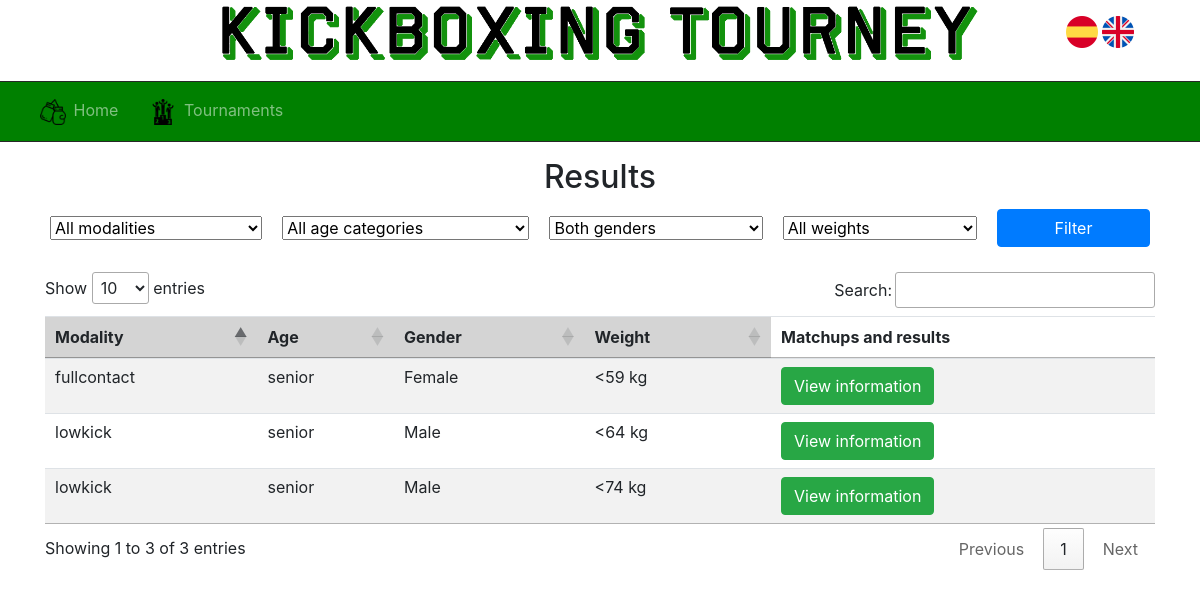
The page /ProyectoTFG/Invitado/listaCategoriasResultadosInvitados.php?idtorneo=52&idioma=in on the database its author committed.
### tables this page shows
CREATE TABLE `categorias` (
  `idCategoria` int(11) NOT NULL,
  `idtorneo` int(11) NOT NULL,
  `sexo` varchar(1) NOT NULL,
  `peso` int(3) NOT NULL,
  `edad` varchar(15) NOT NULL,
  `modalidad` varchar(30) NOT NULL,
  `estado` int(1) NOT NULL
);

### ProyectoTFG/Modelo/ModeloCategoria.php (called while the page is built, shortened)
<?php
include_once 'ModeloBD.php';
include_once '../Clases/Categoria.php';
class ModeloCategoria {
    private $modeloBD;
    public function __construct() {
        $this->modeloBD = new ModeloBD();
    }
    public function obtenerCategoriasPorTorneoConEnfrentamientos($idTorneo) {
        $sql = "SELECT DISTINCT c.* FROM categorias c INNER JOIN enfrentamiento r ON c.idtorneo = r.idtorneo AND c.sexo = r.sexo AND c.peso = r.peso AND c.edad = r.edad AND c.modalidad = r.modalidad WHERE c.idtorneo = '$idTorneo'";
        $this->modeloBD->open_connection();
        $listaCategorias = array();
        if ($this->modeloBD->get_results_from_query($sql)) {
            $rows = $this->modeloBD->get_rows();
            foreach ($rows as $row) {
                $listaCategorias[] = new Categoria(
                    $row['idCategoria'],
                    $row['idtorneo'],
                    $row['sexo'],
                    $row['peso'],
                    $row['edad'],
                    $row['modalidad'],
                    $row['estado']
                );
            }
        }
        return $listaCategorias;
    }
}

### ProyectoTFG/Modelo/ModeloBD.php (called while the page is built, shortened)
<?php
class ModeloBD {
    private static $db_host = 'localhost';
    private static $db_user = 'root';
    private static $db_pass = '';
    protected $db_name = 'proyectotfg';
    protected $rows = array();
    private $conexion;
    public function open_connection() {
        $this->conexion = new mysqli(self::$db_host, self::$db_user, self::$db_pass, $this->db_name);
        $this->conexion->query("SET NAMES 'utf8'");
    }
public function get_results_from_query($query) {
    $result = $this->conexion->query($query);
    $this->rows = array();
    $hasResults = false;
    if ($result && $result->num_rows > 0) {
        while ($row = $result->fetch_assoc()) {
            $this->rows[] = $row;
            $hasResults = true;
        }
    }
    return $hasResults;
}
    public function get_rows() {
        return $this->rows;
    }
}

### ProyectoTFG/Clases/Categoria.php (called while the page is built, shortened)
<?php
class Categoria {
    public $sexo;
    public $peso;
    public $edad;
    public $modalidad;
    public function __construct($idCategoria, $idtorneo, $sexo, $peso, $edad, $modalidad, $estado) {
        $this->sexo = $sexo;
        $this->peso = $peso;
        $this->edad = $edad;
        $this->modalidad = $modalidad;
    }
    public function getSexo() {
        return $this->sexo;
    }
    public function getPeso() {
        return $this->peso;
    }
    public function getEdad() {
        return $this->edad;
    }
    public function getModalidad() {
        return $this->modalidad;
    }
}

### ProyectoTFG/Invitado/listaCategoriasResultadosInvitados.php (the view, shortened to what this page needs)
<?php
    include_once '../Modelo/ModeloCategoria.php';
    $modeloCategoria = new ModeloCategoria();
    $idTorneo=$_GET['idtorneo'];
    $categorias = $modeloCategoria->obtenerCategoriasPorTorneoConEnfrentamientos($idTorneo);
    ?>
    <html>
        <head>
            <link rel="stylesheet" href="https://maxcdn.bootstrapcdn.com/bootstrap/4.0.0/css/bootstrap.min.css">
            <link href="../CSS/principal.css" rel="stylesheet" type="text/css"/>
        </head>
        <body>
            <?php include '../header.php';
            include '../menus/menuInvitado.php';
              ?>
            <div class="container">
            <?php
            if (empty($categorias)) {
                print "<h2 class='textoCentrado'>No hay resultados para este torneo</h2>";
            }else{
            ?>
                <h2 class="textoCentrado"><?php echo $lang["Resultados"]?></h2>
                <div class="filtros">
                    <select id="filtroModalidad">
                        <option value=""><?php echo $lang["TodasModalidades"]?></option>
                    </select>
                    <select id="filtroEdad">
                        <option value=""><?php echo $lang["TodasCategoriasEdad"]?></option>
                    </select>
                    <select id="filtroSexo">
                        <option value=""><?php echo $lang["AmbosSexos"]?></option>
                    </select>
                    <select id="filtroPeso">
                        <option value=""><?php echo $lang["TodosPesos"]?></option>
                    </select>
                    <button  class='btn btn-primary' id="filtrarResultados"><?php echo $lang["Filtrar"]?></button>
                </div>
                <div class="table-responsive">
                 <table class="table table-striped" id="tablaResultados">
                    <thead>
                        <tr>
                            <th><?php echo $lang["Modalidad"]?></th>
                            <th><?php echo $lang["Edad"]?></th>
                            <th><?php echo $lang["Sexo"]?></th>
                            <th><?php echo $lang["Peso"]?></th>
                            <td><strong><?php echo $lang["EnfrentamientosYResultados"]?></strong></td>
                        </tr>
                    </thead>
                    <tbody>
                        <?php
                        foreach ($categorias as $categoria) {
                            print "<tr>";
                            print "<td>" . $categoria->getModalidad()  . "</td>";
                            print "<td>" . $categoria->getEdad() . "</td>";
                            if($categoria->getSexo()=="m" ){
                                print "<td>".$lang["Masculino"]."</td>";
                            }else{
                                print "<td>".$lang["Femenino"]."</td>";
                            }
                            if($categoria->getPeso()==90){
                                print "<td>>".$categoria->getPeso() . " kg</td>";
                            }else{
                                print "<td><".$categoria->getPeso() . " kg</td>";
                            }
                            print "<td><a href='listaResultadosInvitados.php?idtorneo=" . $idTorneo . "&peso=" . $categoria->getPeso() . "&sexo=" . $categoria->getSexo() . "&edad=" . $categoria->getEdad() . "&modalidad=" . $categoria->getModalidad() . "'><button type='button' name='resultados' class='btn btn-success'>".$lang["VerInformacion"]."</button></a></td>";
                            print "</tr>";
                        }
                        ?>
                    </tbody>
                </table>
                </div>
                <?php
                }
                ?>
            </div>
        </body>
    <link rel="stylesheet" type="text/css" href="https://cdn.datatables.net/1.10.25/css/jquery.dataTables.css">
    </html>

### ProyectoTFG/CSS/principal.css (style rules this page uses)
* { padding: 0; margin: 0; }
.table { margin-bottom: 0; }
.textoCentrado { text-align: center; margin-top: 0.5em; }
a { color: black; }
table tr th { cursor: pointer; -webkit-user-select: none; -moz-user-select: none; -ms-user-select: none; user-select: none; }
table th { white-space: nowrap; }
.sorting { background-color: #D4D4D4; }
.filtros { display: flex; flex-wrap: wrap; justify-content: space-between; align-items: center; gap: 10px; margin-bottom: 20px; }
.filtros select, .filtros button { flex-grow: 1; margin: 5px; }

### rows shown on the page
categorias: modalidad "lowkick", edad "senior", peso "64"
categorias: modalidad "lowkick", edad "senior", peso "74"
categorias: modalidad "fullcontact", edad "senior", peso "59"

### other values the page prints
$lang["Inicio"] "Home"
$lang["Torneos"] "Tournaments"
$lang["Resultados"] "Results"
$lang["Filtrar"] "Filter"
$lang["Modalidad"] "Modality"
$lang["Edad"] "Age"
$lang["Sexo"] "Gender"
$lang["Peso"] "Weight"
$lang["EnfrentamientosYResultados"] "Matchups and results"
form field value "All modalities"
form field value "All age categories"
form field value "Both genders"
form field value "All weights"
